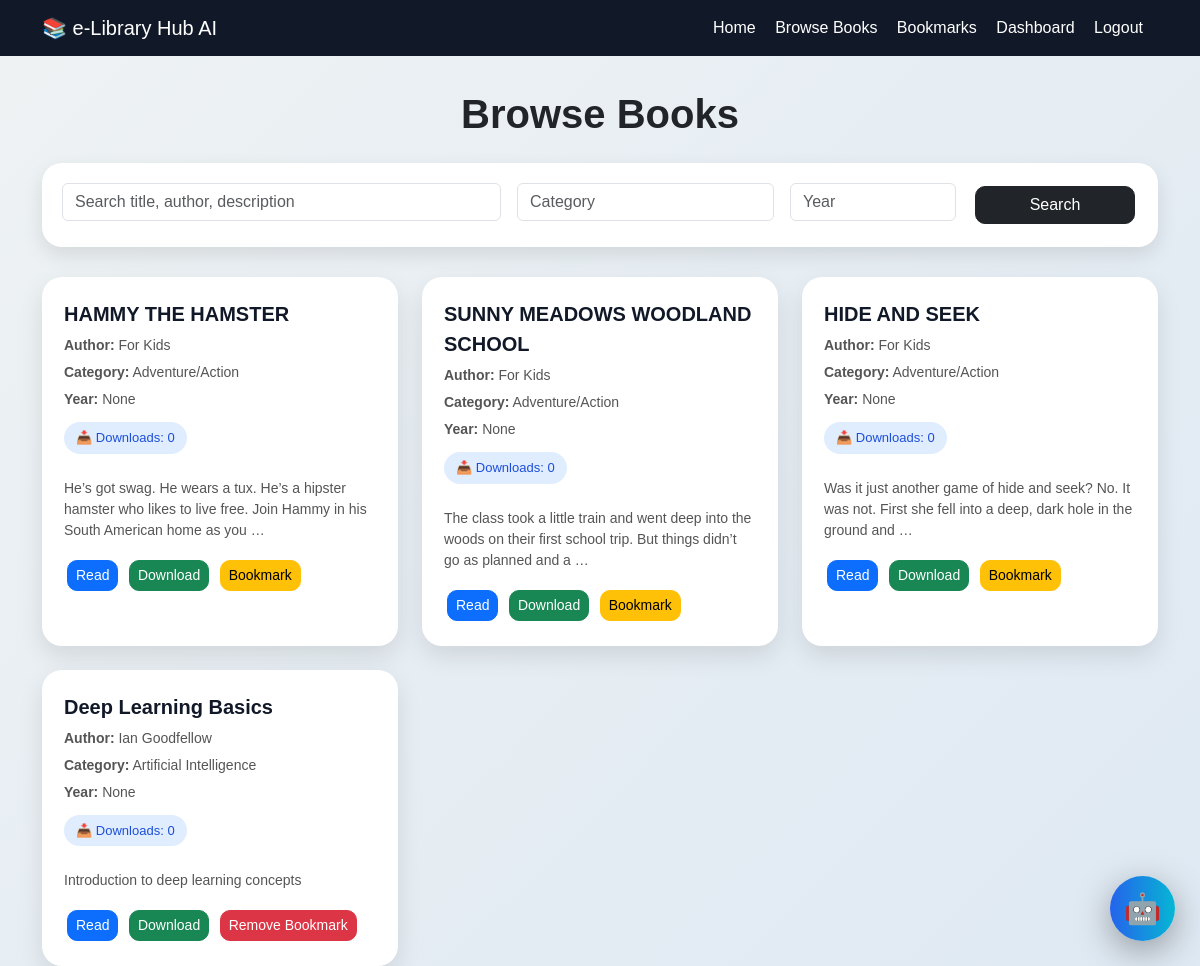
/books/ (signed in), run on an earlier commit of the app's database.
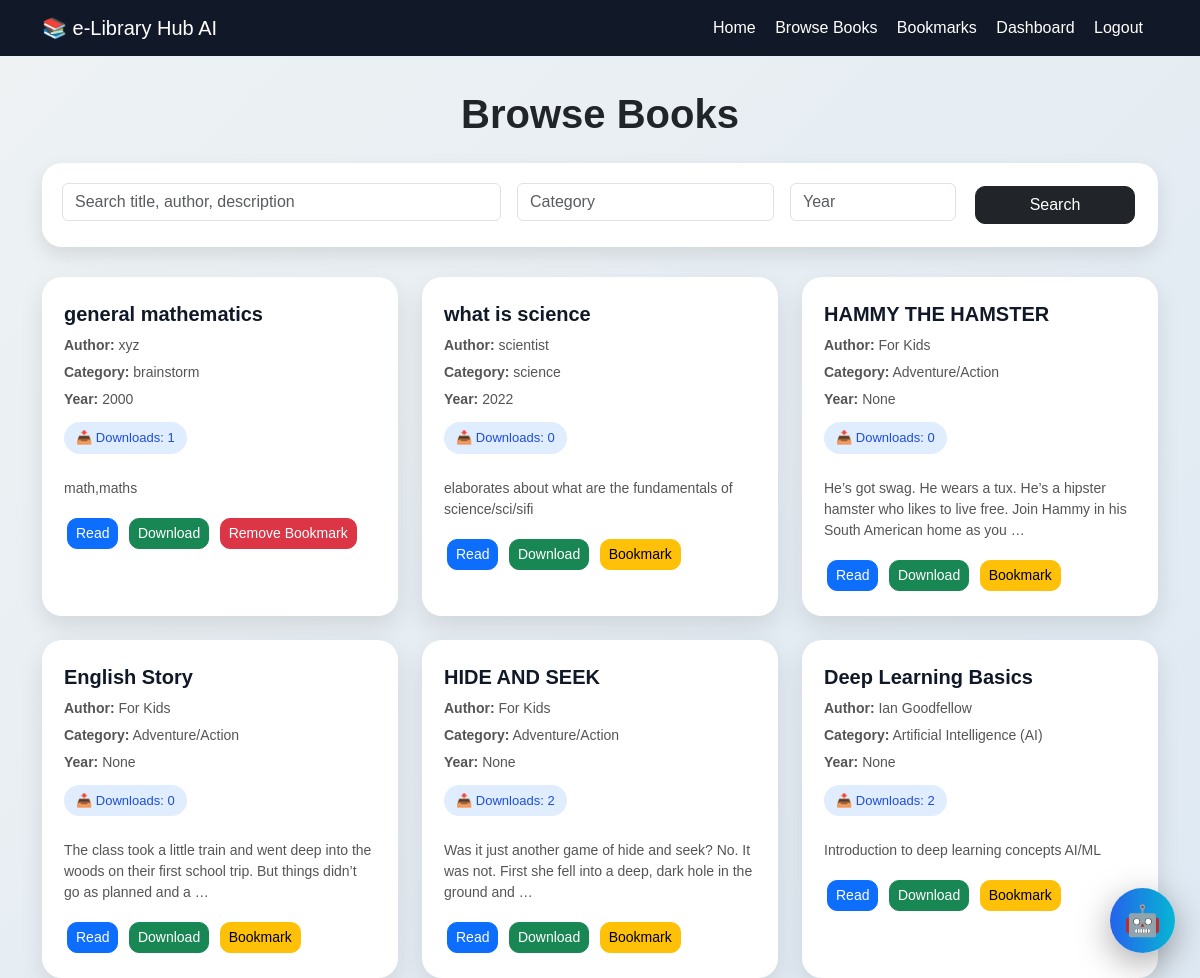
And on a later commit of the database.
### library/models.py (models this page shows, shortened)
class Book(models.Model):
    title = models.CharField(max_length=200)
    author = models.CharField(max_length=200)
    category = models.CharField(max_length=100, blank=True, null=True)
    year = models.IntegerField(blank=True, null=True)
    description = models.TextField(blank=True, null=True)
    pdf = models.FileField(upload_to='books/', blank=True, null=True)
    downloads = models.IntegerField(default=0)

### library/views.py (the view)
# urls.py: path('books/', views.book_list, name='book_list'),
@login_required(login_url='login')
def book_list(request):
    books = Book.objects.all().order_by('-id')
    query = request.GET.get("q", "")
    category = request.GET.get("category", "")
    year = request.GET.get("year", "")
    if query:
        books = books.filter(
            Q(title__icontains=query) |
            Q(author__icontains=query) |
            Q(description__icontains=query)
        )
    if category:
        books = books.filter(category__icontains=category)
    if year:
        books = books.filter(year=year)
    bookmarked_books = list(
        Bookmark.objects.filter(
            user=request.user
        ).values_list("book_id", flat=True)
    )
    return render(request, "library/book_list.html", {
        "books": books,
        "bookmarked_books": bookmarked_books,
        "query": query,
        "category": category,
        "year": year,
    })

### library/templates/library/book_list.html (shortened to what this page needs)
{% load static %}
<!DOCTYPE html>
<html lang="en">
<head>
    <link href="https://cdn.jsdelivr.net/npm/bootstrap@5.3.2/dist/css/bootstrap.min.css" rel="stylesheet">
</head>
<body>
<nav class="navbar navbar-expand-lg fixed-top">
    <div class="container">
        <a href="{% url 'home' %}" class="navbar-brand">📚 e-Library Hub AI</a>
        <div class="ms-auto">
            <a href="{% url 'home' %}">Home</a>
            <a href="{% url 'book_list' %}">Browse Books</a>
            <a href="{% url 'bookmarks' %}">Bookmarks</a>
            <a href="{% url 'dashboard' %}">Dashboard</a>
            <a href="{% url 'logout' %}">Logout</a>
        </div>
    </div>
</nav>
<div class="container">
    <h1 class="page-title">Browse Books</h1>
    <div class="search-box">
        <form method="GET">
            <div class="row g-3">
                <div class="col-md-5">
                    <input type="text" name="q" value="{{ query }}" class="form-control" placeholder="Search title, author, description">
                </div>
                <div class="col-md-3">
                    <input type="text" name="category" value="{{ category }}" class="form-control" placeholder="Category">
                </div>
                <div class="col-md-2">
                    <input type="text" name="year" value="{{ year }}" class="form-control" placeholder="Year">
                </div>
                <div class="col-md-2 d-grid">
                    <button type="submit" class="btn btn-dark">Search</button>
                </div>
            </div>
        </form>
    </div>
    <div class="row g-4">
        {% for book in books %}
        <div class="col-md-6 col-lg-4">
            <div class="book-card">
                <div class="book-title">{{ book.title }}</div>
                <div class="book-info"><b>Author:</b> {{ book.author }}</div>
                <div class="book-info"><b>Category:</b> {{ book.category }}</div>
                <div class="book-info"><b>Year:</b> {{ book.year }}</div>
                <div class="download-count">
                    📥 Downloads: {{ book.downloads }}
                </div>
                {% if book.description %}
                <div class="book-desc">
                    {{ book.description|truncatewords:25 }}
                </div>
                {% endif %}
                <div class="mt-3">
                    {% if book.pdf %}
                    <a href="{{ book.pdf.url }}" target="_blank" class="btn btn-primary btn-sm">Read</a>
                    <a href="{% url 'download_book' book.id %}" class="btn btn-success btn-sm">Download</a>
                    {% endif %}
                    {% if book.id in bookmarked_books %}
                    <form method="POST" action="{% url 'remove_bookmark' book.id %}" style="display:inline;">
                        <button class="btn btn-danger btn-sm">Remove Bookmark</button>
                    </form>
                    {% else %}
                    <form method="POST" action="{% url 'add_bookmark' book.id %}" style="display:inline;">
                        <button class="btn btn-warning btn-sm">Bookmark</button>
                    </form>
                    {% endif %}
                </div>
            </div>
        </div>
        {% empty %}
        <p class="text-center">No books found.</p>
        {% endfor %}
    </div>
</div>
<div class="chat-toggle" onclick="toggleChat()">🤖</div>
</body>
</html>

### library/templates/library/book_list.html (style rules this page uses)
body { background:linear-gradient(135deg,#eef2f3,#dfe9f3); min-height:100vh; padding-top:90px; font-family:Arial, sans-serif; }
.navbar { background:#111827; }
.navbar a { color:white !important; margin-right:15px; text-decoration:none; }
.page-title { text-align:center; font-weight:700; margin-bottom:25px; }
.search-box { background:white; padding:20px; border-radius:20px; margin-bottom:30px; box-shadow:0 8px 20px rgba(0,0,0,0.1); }
.book-card { background:white; border-radius:20px; padding:22px; height:100%; box-shadow:0 10px 25px rgba(0,0,0,0.1); transition:0.3s; }
.book-title { font-size:20px; font-weight:700; color:#111827; }
.book-info { color:#555; font-size:14px; margin-top:6px; }
.book-desc { color:#555; margin-top:12px; font-size:14px; }
.download-count { display:inline-block; background:#e0edff; color:#1d4ed8; padding:6px 12px; border-radius:20px; margin:12px 0; font-size:13px; }
.btn { border-radius:10px; margin:3px; }
.chat-toggle { position:fixed; bottom:25px; right:25px; width:65px; height:65px; border-radius:50%; background:linear-gradient(to right,#2563eb,#06b6d4); display:flex; align-items:center; justify-content:center; font-size:30px; cursor:pointer; z-index:9999; box-shadow:0 10px 35px rgba(0,0,0,0.35); }

What changed in the data, as far as the page shows it:
added Book: title "general mathematics", author "xyz", category "brainstorm", year "2000", downloads "1", description "math,maths", shows "Remove Bookmark"
added Book: title "what is science", author "scientist", category "science", year "2022", downloads "0", description "elaborates about what are the fundamentals of science/sci/sifi", shows "Bookmark"
changed Book: title "SUNNY MEADOWS WOODLAND SCHOOL" → "English Story"
changed Book "HIDE AND SEEK": downloads "0" → "2"
changed Book "Deep Learning Basics": category "Artificial Intelligence" → "Artificial Intelligence (AI)"; downloads "0" → "2"; description "Introduction to deep learning concepts" → "Introduction to deep learning concepts AI/ML"; text "Remove Bookmark" → "Bookmark"
